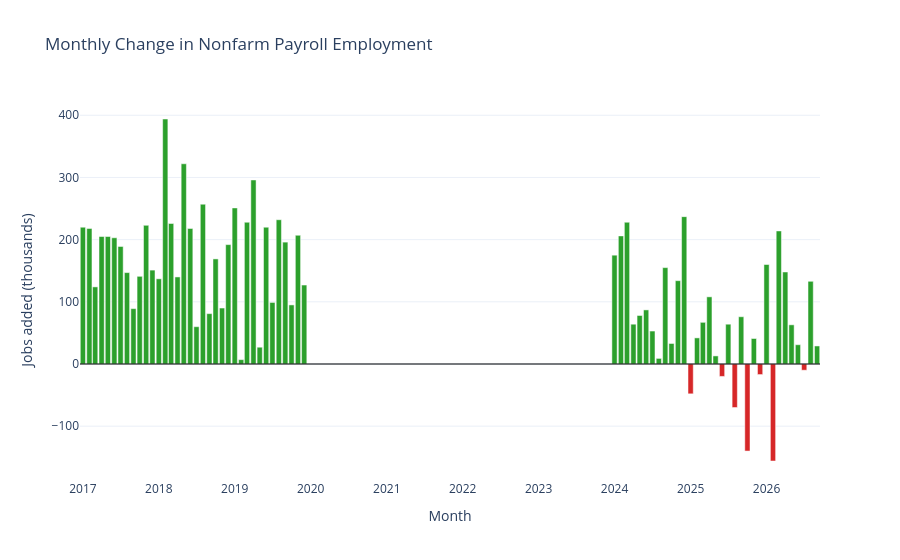

Write notebook code for a chart like this one.
### Code cell
import plotly.graph_objects as go

# Drop the first row (null diff)
plot_df = df_joined_all.drop_nulls("monthly_change")

x = plot_df["year_month"].to_list()
y = plot_df["monthly_change"].to_list()

# Optional: color gains and losses differently
colors = ["#2ca02c" if v >= 0 else "#d62728" for v in y]

fig = go.Figure(
    go.Bar(
        x=x,
        y=y,
        marker_color=colors,
        hovertemplate="%{x|%b %Y}<br>%{y:,.0f}k jobs<extra></extra>",
    )
)

fig.update_layout(
    title="Monthly Change in Nonfarm Payroll Employment",
    xaxis_title="Month",
    yaxis_title="Jobs added (thousands)",
    template="plotly_white",
    bargap=0.1,
)

fig.add_hline(y=0, line_color="black", line_width=1)

fig.show()

### Figure 1 — Plotly figure (JSON) as saved in the notebook; plotly's stock layout.template omitted (floating-point values rounded to 4 significant figures)
{"data": [{"hovertemplate": "%{x|%b %Y}<br>%{y:,.0f}k jobs<extra></extra>", "marker": {"color": ["#2ca02c", "#2ca02c", "#2ca02c", "#2ca02c", "#2ca02c", "#2ca02c", "#2ca02c", "#2ca02c", "#2ca02c", "#2ca02c", "#2ca02c", "#2ca02c", "#2ca02c", "#2ca02c", "#2ca02c", "#2ca02c", "#2ca02c", "#2ca02c", "#2ca02c", "#2ca02c", "#2ca02c", "#2ca02c", "#2ca02c", "#2ca02c", "#2ca02c", "#2ca02c", "#2ca02c", "#2ca02c", "#2ca02c", "#2ca02c", "#2ca02c", "#2ca02c", "#2ca02c", "#2ca02c", "#2ca02c", "#2ca02c", "#2ca02c", "#2ca02c", "#2ca02c", "#2ca02c", "#2ca02c", "#2ca02c", "#2ca02c", "#2ca02c", "#2ca02c", "#2ca02c", "#2ca02c", "#2ca02c", "#d62728", "#2ca02c", "#2ca02c", "#2ca02c", "#2ca02c", "#d62728", "#2ca02c", "#d62728", "#2ca02c", "#d62728", "#2ca02c", "#d62728", "#2ca02c", "#d62728", "#2ca02c", "#2ca02c", "#2ca02c", "#2ca02c", "#d62728", "#2ca02c", "#2ca02c"]}, "type": "bar", "x": ["2017-01-01", "2017-02-01", "2017-03-01", "2017-04-01", "2017-05-01", "2017-06-01", "2017-07-01", "2017-08-01", "2017-09-01", "2017-10-01", "2017-11-01", "2017-12-01", "2018-01-01", "2018-02-01", "2018-03-01", "2018-04-01", "2018-05-01", "2018-06-01", "2018-07-01", "2018-08-01", "2018-09-01", "2018-10-01", "2018-11-01", "2018-12-01", "2019-01-01", "2019-02-01", "2019-03-01", "2019-04-01", "2019-05-01", "2019-06-01", "2019-07-01", "2019-08-01", "2019-09-01", "2019-10-01", "2019-11-01", "2019-12-01", "2024-01-01", "2024-02-01", "2024-03-01", "2024-04-01", "2024-05-01", "2024-06-01", "2024-07-01", "2024-08-01", "2024-09-01", "2024-10-01", "2024-11-01", "2024-12-01", "2025-01-01", "2025-02-01", "2025-03-01", "2025-04-01", "2025-05-01", "2025-06-01", "2025-07-01", "2025-08-01", "2025-09-01", "2025-10-01", "2025-11-01", "2025-12-01", "2026-01-01", "2026-02-01", "2026-03-01", "2026-04-01", "2026-05-01", "2026-06-01", "2026-07-01", "2026-08-01", "2026-09-01"], "y": [220, 218, 124, 205, 205, 203, 189, 147, 89, 141, 223, 151, 137, 394, 226, 140, 322, 218, 60, 257, 81, 169, 90, 192, 251, 7, 228, 296, 27, 220, 99, 232, 196, 95, 207, 127, 175, 206, 228, 64, 78, 87, 53, 9, 155, 33, 134, 237, -48, 42, 67, 108, 13, -20, 64, -70, 76, -140, 41, -17, 160, -156, 214, 148, 63, 31, -10, 133, 29]}], "layout": {"bargap": 0.1, "shapes": [{"line": {"color": "black", "width": 1}, "type": "line", "x0": 0, "x1": 1, "xref": "x domain", "y0": 0, "y1": 0, "yref": "y"}], "title": {"text": "Monthly Change in Nonfarm Payroll Employment"}, "xaxis": {"title": {"text": "Month"}}, "yaxis": {"title": {"text": "Jobs added (thousands)"}}}}
